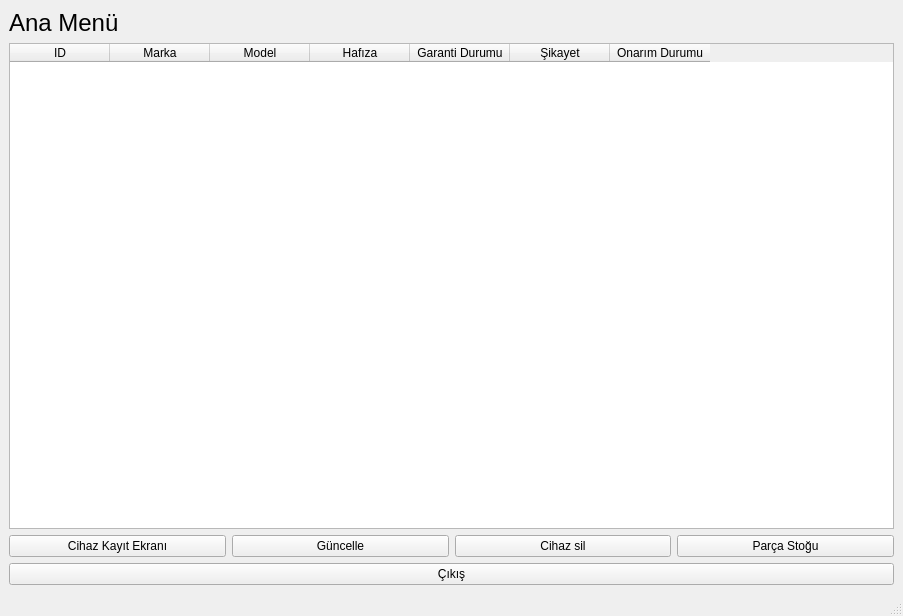
<?xml version="1.0" encoding="UTF-8"?>
<ui version="4.0">
 <class>MainWindow</class>
 <widget class="QMainWindow" name="MainWindow">
  <property name="geometry">
   <rect>
    <x>0</x>
    <y>0</y>
    <width>903</width>
    <height>616</height>
   </rect>
  </property>
  <property name="windowTitle">
   <string>MainWindow</string>
  </property>
  <widget class="QWidget" name="centralwidget">
   <layout class="QVBoxLayout" name="verticalLayout">
    <item>
     <widget class="QLabel" name="label">
      <property name="font">
       <font>
        <pointsize>18</pointsize>
       </font>
      </property>
      <property name="text">
       <string>Ana Menü</string>
      </property>
     </widget>
    </item>
    <item>
     <widget class="QTableWidget" name="tableWidget">
      <property name="gridStyle">
       <enum>Qt::SolidLine</enum>
      </property>
      <property name="sortingEnabled">
       <bool>false</bool>
      </property>
      <column>
       <property name="text">
        <string>ID</string>
       </property>
      </column>
      <column>
       <property name="text">
        <string>Marka</string>
       </property>
      </column>
      <column>
       <property name="text">
        <string>Model</string>
       </property>
      </column>
      <column>
       <property name="text">
        <string>Hafıza</string>
       </property>
      </column>
      <column>
       <property name="text">
        <string>Garanti Durumu</string>
       </property>
      </column>
      <column>
       <property name="text">
        <string>Şikayet</string>
       </property>
      </column>
      <column>
       <property name="text">
        <string>Onarım Durumu</string>
       </property>
      </column>
     </widget>
    </item>
    <item>
     <layout class="QHBoxLayout" name="horizontalLayout_4">
      <item>
       <widget class="QPushButton" name="pb_cihazKayitEkrani_4">
        <property name="text">
         <string>Cihaz Kayıt Ekranı</string>
        </property>
       </widget>
      </item>
      <item>
       <widget class="QPushButton" name="pb_anamenuGuncelle_4">
        <property name="text">
         <string>Güncelle</string>
        </property>
       </widget>
      </item>
      <item>
       <widget class="QPushButton" name="pb_cihazSil_4">
        <property name="text">
         <string>Cihaz sil</string>
        </property>
       </widget>
      </item>
      <item>
       <widget class="QPushButton" name="pb_parcaStok_4">
        <property name="text">
         <string>Parça Stoğu</string>
        </property>
       </widget>
      </item>
     </layout>
    </item>
    <item>
     <widget class="QPushButton" name="pb_anamenuCikis">
      <property name="text">
       <string>Çıkış</string>
      </property>
     </widget>
    </item>
   </layout>
  </widget>
  <widget class="QMenuBar" name="menubar">
   <property name="geometry">
    <rect>
     <x>0</x>
     <y>0</y>
     <width>903</width>
     <height>26</height>
    </rect>
   </property>
  </widget>
  <widget class="QStatusBar" name="statusbar"/>
 </widget>
 <resources/>
 <connections/>
</ui>
